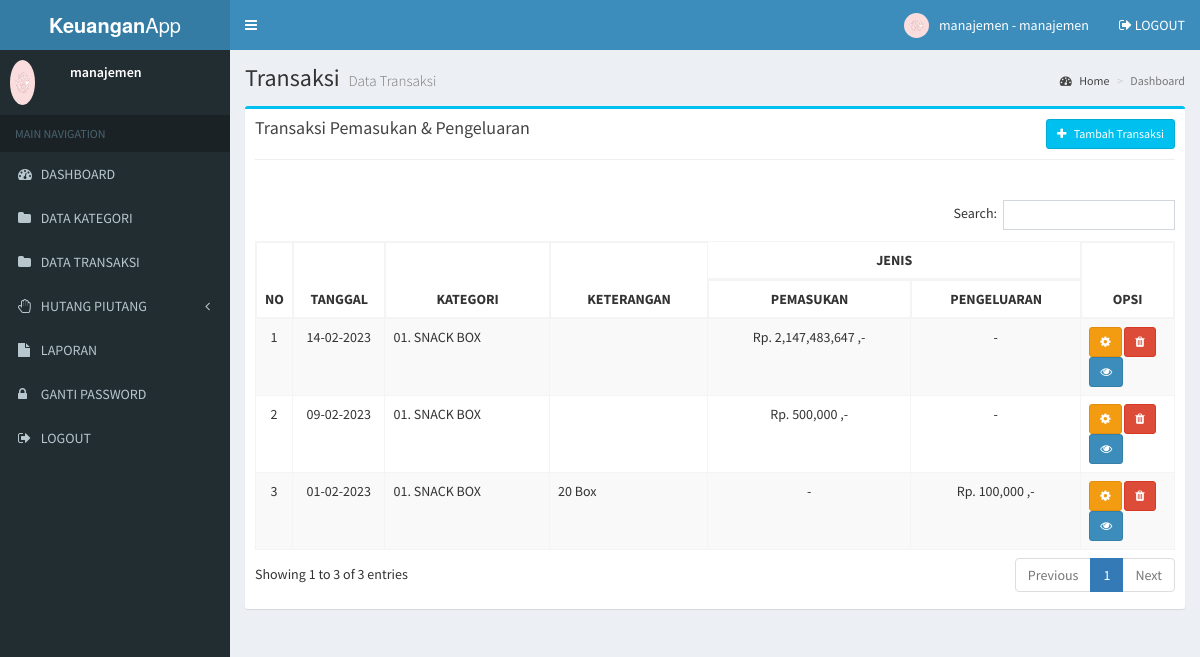
The app's page /manajemen/transaksi.php (signed in) with its own data.
### tables this page shows
CREATE TABLE `user` (
  `user_id` int(11) NOT NULL,
  `user_nama` varchar(100) NOT NULL,
  `user_username` varchar(100) NOT NULL,
  `user_password` varchar(100) NOT NULL,
  `user_foto` varchar(100) DEFAULT NULL,
  `user_level` varchar(20) NOT NULL
);

CREATE TABLE `transaksi` (
  `transaksi_id` int(11) NOT NULL,
  `transaksi_tanggal` date NOT NULL,
  `transaksi_jenis` enum('Pengeluaran','Pemasukan') NOT NULL,
  `transaksi_kategori` int(11) NOT NULL,
  `transaksi_nominal` int(11) NOT NULL,
  `transaksi_keterangan` text NOT NULL,
  `transaksi_foto` varchar(255) NOT NULL,
  `transaksi_bank` int(11) NOT NULL
);

CREATE TABLE `kategori` (
  `kategori_id` int(11) NOT NULL,
  `kategori` varchar(255) NOT NULL
);

### manajemen/transaksi.php (the view, shortened to what this page needs)
<?php include 'header.php'; ?>
<div class="content-wrapper">
  <section class="content-header">
    <h1>
      Transaksi
      <small>Data Transaksi</small>
    </h1>
    <ol class="breadcrumb">
      <li><a href="#"><i class="fa fa-dashboard"></i> Home</a></li>
      <li class="active">Dashboard</li>
    </ol>
  </section>
  <section class="content">
    <div class="row">
      <section class="col-lg-12">
        <div class="box box-info">
          <div class="box-header">
            <h3 class="box-title">Transaksi Pemasukan & Pengeluaran</h3>
            <div class="btn-group pull-right">
              <button type="button" class="btn btn-info btn-sm" data-toggle="modal" data-target="#exampleModal">
                <i class="fa fa-plus"></i> &nbsp Tambah Transaksi
              </button>
            </div><hr>
          </div>
          <div class="box-body">
            <div class="table-responsive">
              <table class="table table-bordered table-striped" id="table-datatable">
                <thead>
                  <tr>
                    <th width="1%" rowspan="2">NO</th>
                    <th width="10%" rowspan="2" class="text-center">TANGGAL</th>
                    <th rowspan="2" class="text-center">KATEGORI</th>
                    <th rowspan="2" class="text-center">KETERANGAN</th>
                    <th colspan="2" class="text-center">JENIS</th>
                    <th rowspan="2" width="10%" class="text-center">OPSI</th>
                  </tr>
                  <tr>
                    <th class="text-center">PEMASUKAN</th>
                    <th class="text-center">PENGELUARAN</th>
                  </tr>
                </thead>
                <tbody>
                  <?php
                  include '../koneksi.php';
                  $no=1;
                  $data = mysqli_query($koneksi,"SELECT * FROM transaksi,kategori where kategori_id=transaksi_kategori order by transaksi_id desc");
                  while($d = mysqli_fetch_array($data)){
                    ?>
                    <tr>
                      <td class="text-center"><?php echo $no++; ?></td>
                      <td class="text-center"><?php echo date('d-m-Y', strtotime($d['transaksi_tanggal'])); ?></td>
                      <td><?php echo $d['kategori']; ?></td>
                      <td><?php echo $d['transaksi_keterangan']; ?></td>
                      <td class="text-center">
                        <?php
                        if($d['transaksi_jenis'] == "Pemasukan"){
                          echo "Rp. ".number_format($d['transaksi_nominal'])." ,-";
                        }else{
                          echo "-";
                        }
                        ?>
                      </td>
                      <td class="text-center">
                        <?php
                        if($d['transaksi_jenis'] == "Pengeluaran"){
                          echo "Rp. ".number_format($d['transaksi_nominal'])." ,-";
                        }else{
                          echo "-";
                        }
                        ?>
                      </td>
                      <td>
                        <button type="button" class="btn btn-warning btn-sm" data-toggle="modal" data-target="#edit_transaksi_<?php echo $d['transaksi_id'] ?>">
                          <i class="fa fa-cog"></i>
                        </button>
                        <button type="button" class="btn btn-danger btn-sm" data-toggle="modal" data-target="#hapus_transaksi_<?php echo $d['transaksi_id'] ?>">
                          <i class="fa fa-trash"></i>
                        </button>
                        <button type="button" class="btn btn-primary btn-sm" data-toggle="modal" data-target="#lihat_transaksi_<?php echo $d['transaksi_id'] ?>">
                          <i class="fa fa-eye"></i>
                        </button>
                      </td>
                    </tr>
                    <?php
                  }
                  ?>
                </tbody>
              </table>
            </div>
          </div>
        </div>
      </section>
    </div>
  </section>
</div>
<?php include 'footer.php'; ?>

### manajemen/header.php (shortened to what this page needs)
<!DOCTYPE html>
<html>
<head>
  <link rel="stylesheet" href="../assets/bower_components/bootstrap/dist/css/bootstrap.min.css">
  <link rel="stylesheet" href="../assets/bower_components/font-awesome/css/font-awesome.min.css">
  <link rel="stylesheet" href="../assets/bower_components/Ionicons/css/ionicons.min.css">
  <link rel="stylesheet" href="../assets/dist/css/AdminLTE.min.css">
  <link rel="stylesheet" href="../assets/bower_components/datatables.net-bs/css/dataTables.bootstrap.min.css">
  <link rel="stylesheet" href="../assets/dist/css/skins/_all-skins.min.css">
  <link rel="stylesheet" href="../assets/bower_components/morris.js/morris.css">
  <link rel="stylesheet" href="../assets/bower_components/jvectormap/jquery-jvectormap.css">
  <link rel="stylesheet" href="../assets/bower_components/bootstrap-datepicker/dist/css/bootstrap-datepicker.min.css">
  <link rel="stylesheet" href="../assets/bower_components/bootstrap-daterangepicker/daterangepicker.css">
  <link rel="stylesheet" href="../assets/plugins/bootstrap-wysihtml5/bootstrap3-wysihtml5.min.css">
  <?php
  include '../koneksi.php';
  ?>
</head>
<body class="hold-transition skin-blue sidebar-mini">
  <div class="wrapper">
    <header class="main-header">
      <a href="index.php" class="logo">
        <span class="logo-lg"><b>Keuangan</b>App</span>
      </a>
      <nav class="navbar navbar-static-top">
        <a href="#" class="sidebar-toggle" data-toggle="push-menu" role="button">
        </a>
        <div class="navbar-custom-menu">
          <ul class="nav navbar-nav">
            <li class="dropdown user user-menu">
              <a href="#" class="dropdown-toggle" data-toggle="dropdown">
                <?php
                $id_user = $_SESSION['id'];
                $profil = mysqli_query($koneksi, "select * from user where user_id='$id_user'");
                $profil = mysqli_fetch_assoc($profil);
                if ($profil['user_foto'] == "") {
                ?>
                  <img src="../gambar/sistem/user.png" class="user-image">
                <?php } else { ?>
                  <img src="../gambar/user/<?php echo $profil['user_foto'] ?>" class="user-image">
                <?php } ?>
                <span class="hidden-xs"><?php echo $_SESSION['nama']; ?> - <?php echo $_SESSION['level']; ?></span>
              </a>
            </li>
            <li>
              <a href="logout.php"><i class="fa fa-sign-out"></i> LOGOUT</a>
            </li>
          </ul>
        </div>
      </nav>
    </header>
    <aside class="main-sidebar">
      <section class="sidebar">
        <div class="user-panel">
          <div class="pull-left image">
            <?php
            $id_user = $_SESSION['id'];
            $profil = mysqli_query($koneksi, "select * from user where user_id='$id_user'");
            $profil = mysqli_fetch_assoc($profil);
            if ($profil['user_foto'] == "") {
            ?>
              <img src="../gambar/sistem/user.png" class="img-circle">
            <?php } else { ?>
              <img src="../gambar/user/<?php echo $profil['user_foto'] ?>" class="img-circle" style="max-height:45px">
            <?php } ?>
          </div>
          <div class="pull-left info">
            <p><?php echo $_SESSION['nama']; ?></p>
          </div>
        </div>
        <ul class="sidebar-menu" data-widget="tree">
          <li class="header">MAIN NAVIGATION</li>
          <li>
            <a href="index.php">
              <i class="fa fa-dashboard"></i> <span>DASHBOARD</span>
            </a>
          </li>
          <li>
            <a href="kategori.php">
              <i class="fa fa-folder"></i> <span>DATA KATEGORI</span>
            </a>
          </li>
          <li>
            <a href="transaksi.php">
              <i class="fa fa-folder"></i> <span>DATA TRANSAKSI</span>
            </a>
          </li>
          <li class="treeview">
            <a href="#">
              <i class="fa fa-hand-paper-o"></i>
              <span>HUTANG PIUTANG</span>
              <span class="pull-right-container">
                <i class="fa fa-angle-left pull-right"></i>
              </span>
            </a>
          </li>
          <li>
            <a href="laporan.php">
              <i class="fa fa-file"></i> <span>LAPORAN</span>
            </a>
          </li>
          <li>
            <a href="gantipassword.php">
              <i class="fa fa-lock"></i> <span>GANTI PASSWORD</span>
            </a>
          </li>
          <li>
            <a href="logout.php">
              <i class="fa fa-sign-out"></i> <span>LOGOUT</span>
            </a>
          </li>
        </ul>
      </section>
    </aside>

### manajemen/header.php (style rules this page uses)
#table-datatable { width: 100% !important; }
#table-datatable .sorting_disabled { border: 1px solid #f4f4f4; }

### records on screen
user: user_foto (picture)
transaksi: transaksi_tanggal "14-02-2023", kategori.kategori "01. SNACK BOX", transaksi_nominal "2,147,483,647"
transaksi: transaksi_tanggal "09-02-2023", kategori.kategori "01. SNACK BOX", transaksi_nominal "500,000"
transaksi: transaksi_tanggal "01-02-2023", kategori.kategori "01. SNACK BOX", transaksi_keterangan "20 Box", transaksi_nominal "100,000"

### other values on screen
$_SESSION['nama'] "manajemen"
$_SESSION['level'] "manajemen"
